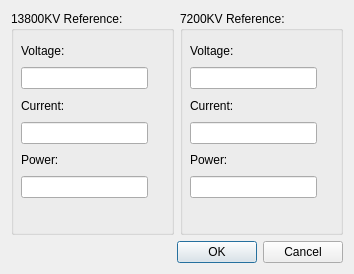
<?xml version="1.0" encoding="UTF-8"?>
<ui version="4.0">
 <class>Dialog</class>
 <widget class="QDialog" name="Dialog">
  <property name="geometry">
   <rect>
    <x>0</x>
    <y>0</y>
    <width>354</width>
    <height>274</height>
   </rect>
  </property>
  <property name="windowTitle">
   <string>References</string>
  </property>
  <layout class="QVBoxLayout" name="verticalLayout_4">
   <item>
    <layout class="QVBoxLayout" name="verticalLayout_3">
     <item>
      <layout class="QHBoxLayout" name="horizontalLayout">
       <item>
        <widget class="QGroupBox" name="groupBox">
         <property name="title">
          <string>13800KV Reference:</string>
         </property>
         <widget class="QWidget" name="">
          <property name="geometry">
           <rect>
            <x>10</x>
            <y>30</y>
            <width>127</width>
            <height>157</height>
           </rect>
          </property>
          <layout class="QVBoxLayout" name="verticalLayout">
           <item>
            <widget class="QLabel" name="label">
             <property name="text">
              <string>Voltage:</string>
             </property>
            </widget>
           </item>
           <item>
            <widget class="QLineEdit" name="reference_voltage_13800"/>
           </item>
           <item>
            <widget class="QLabel" name="label_2">
             <property name="text">
              <string>Current:</string>
             </property>
            </widget>
           </item>
           <item>
            <widget class="QLineEdit" name="reference_current_13800"/>
           </item>
           <item>
            <widget class="QLabel" name="label_3">
             <property name="text">
              <string>Power:</string>
             </property>
            </widget>
           </item>
           <item>
            <widget class="QLineEdit" name="reference_power_13800"/>
           </item>
          </layout>
         </widget>
        </widget>
       </item>
       <item>
        <widget class="QGroupBox" name="groupBox_2">
         <property name="title">
          <string>7200KV Reference:</string>
         </property>
         <widget class="QWidget" name="">
          <property name="geometry">
           <rect>
            <x>10</x>
            <y>30</y>
            <width>127</width>
            <height>157</height>
           </rect>
          </property>
          <layout class="QVBoxLayout" name="verticalLayout_2">
           <item>
            <widget class="QLabel" name="label_4">
             <property name="text">
              <string>Voltage:</string>
             </property>
            </widget>
           </item>
           <item>
            <widget class="QLineEdit" name="reference_voltage_7200"/>
           </item>
           <item>
            <widget class="QLabel" name="label_5">
             <property name="text">
              <string>Current:</string>
             </property>
            </widget>
           </item>
           <item>
            <widget class="QLineEdit" name="reference_current_7200"/>
           </item>
           <item>
            <widget class="QLabel" name="label_6">
             <property name="text">
              <string>Power:</string>
             </property>
            </widget>
           </item>
           <item>
            <widget class="QLineEdit" name="reference_power_7200"/>
           </item>
          </layout>
         </widget>
        </widget>
       </item>
      </layout>
     </item>
     <item>
      <widget class="QDialogButtonBox" name="buttonBox">
       <property name="orientation">
        <enum>Qt::Horizontal</enum>
       </property>
       <property name="standardButtons">
        <set>QDialogButtonBox::Cancel|QDialogButtonBox::Ok</set>
       </property>
      </widget>
     </item>
    </layout>
   </item>
  </layout>
 </widget>
 <resources/>
 <connections>
  <connection>
   <sender>buttonBox</sender>
   <signal>accepted()</signal>
   <receiver>Dialog</receiver>
   <slot>accept()</slot>
   <hints>
    <hint type="sourcelabel">
     <x>248</x>
     <y>254</y>
    </hint>
    <hint type="destinationlabel">
     <x>157</x>
     <y>274</y>
    </hint>
   </hints>
  </connection>
  <connection>
   <sender>buttonBox</sender>
   <signal>rejected()</signal>
   <receiver>Dialog</receiver>
   <slot>reject()</slot>
   <hints>
    <hint type="sourcelabel">
     <x>316</x>
     <y>260</y>
    </hint>
    <hint type="destinationlabel">
     <x>286</x>
     <y>274</y>
    </hint>
   </hints>
  </connection>
 </connections>
</ui>
